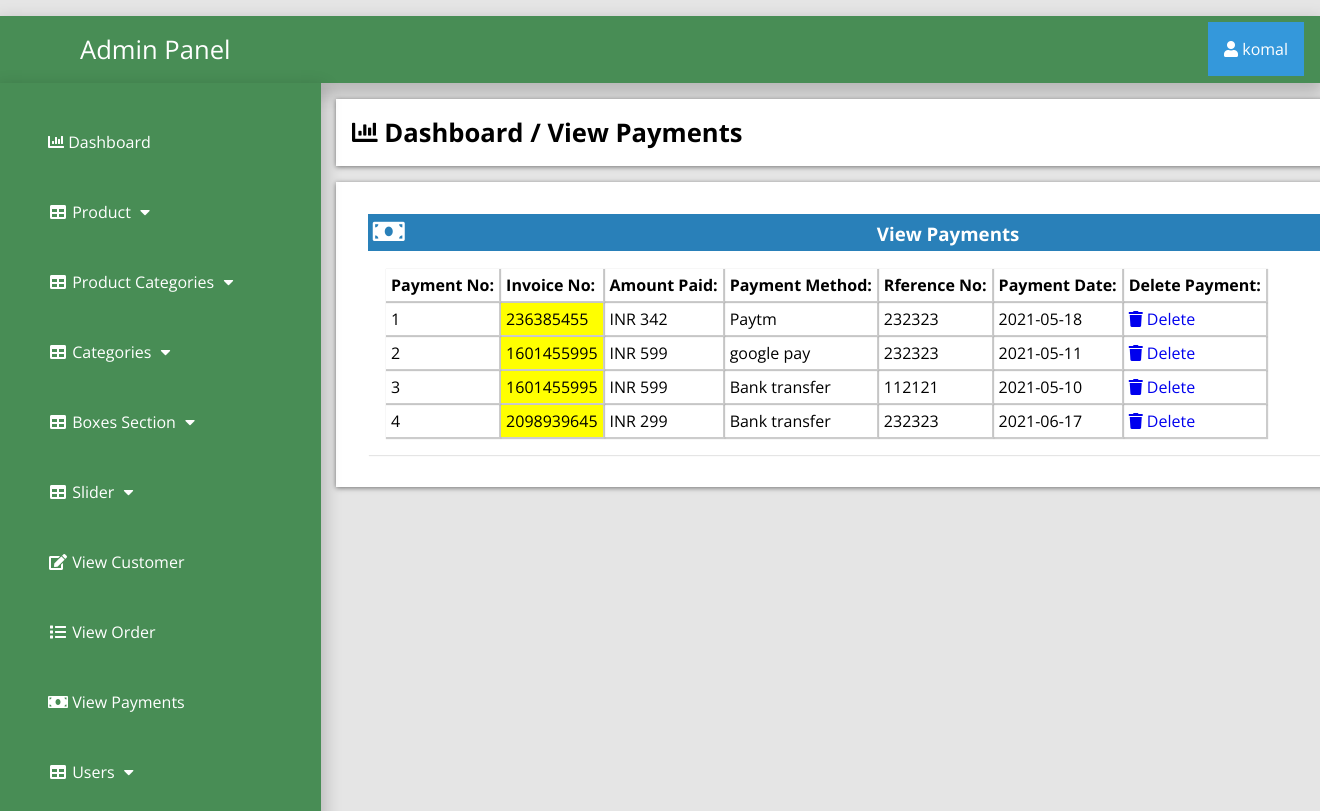
The page /admin_area/index.php?view_payments (signed in) on the database its author committed.
### tables this page shows
CREATE TABLE `payments` (
  `payment_id` int(100) NOT NULL,
  `invoice_id` int(100) NOT NULL,
  `amount` int(100) NOT NULL,
  `payment_mode` text NOT NULL,
  `ref_no` int(100) NOT NULL,
  `payment_date` text NOT NULL
);

### admin_area/view_payments.php (the view)
<?php
if (!isset($_SESSION['admin_email'])){
  echo "<script>window.open('login.php','_self')</script>";
  }else{
?>
<div class="row">
	<div class="col-lg-12">
		<div class="breadcrump">
			<li class="active">
				<i class="fa fa-bar-chart"></i>
				Dashboard / View Payments
			</li>
		</div>
	</div>
</div>
<div class="row">
	<div class="col-lg-12">
		<div class="panel panel-default">
			<div class="panel-heading">
				<h3 class="panel-title">
					<i class="fa fa-money fa-fw"></i>
					View Payments
				</h3>
			</div>
			<div class="panel-body">
                <div class="table-responsive">
                    <table class="table table-bordered table-hover table-striped">
                        <thead>
                            <tr>
                                <th>Payment No: </th>
                                <th>Invoice No: </th>
                                <th>Amount Paid: </th>
                                <th>Payment Method: </th>
                                <th>Rference No: </th>
                                <th>Payment Date: </th>
                                <th>Delete Payment: </th>
                            </tr>
                        </thead>
                        <tbody>
                            <?php
                            $i=0;
                            $get_payments="select * from payments";
                            $run_payments=mysqli_query($con,$get_payments);
                            while ($row_payments=mysqli_fetch_array($run_payments)) {
                                $payment_id=$row_payments['payment_id'];
                                $invoice_id=$row_payments['invoice_id'];
                                $amount=$row_payments['amount'];
                                $payment_mode=$row_payments['payment_mode'];
                                $ref_no=$row_payments['ref_no'];
                                $payment_date=$row_payments['payment_date'];
                                $i++;
                                 ?>
                            <tr>
                                <td><?php echo $i; ?></td>
                                <td bgcolor="yellow"><?php echo $invoice_id; ?></td>
                                <td> INR <?php echo $amount; ?></td>
                                <td><?php echo $payment_mode; ?></td>
                                <td><?php echo $ref_no; ?></td>
                                <td><?php echo $payment_date; ?></td>
                                <td>
                                    <a href="index.php?payment_delete=<?php echo $payment_id; ?>"> <i class="fa fa-trash"></i> Delete </a>
                                </td>
                            </tr>
                        <?php } ?>
                        </tbody>
                    </table>
                </div>
            </div>
        </div>
    </div>
</div>
<?php } ?>

### admin_area/includes/sidebar.php (shortened to what this page needs)
<?php
if (!isset($_SESSION['admin_email'])){
  echo "<script>window.open('login.php','_self')</script>";
  }else{
?>
<nav class="navbar navbar-inverse navbar-fixed-top" >
	<div class="navbar-header">
		<a href="index.php?dashboard" class="navbar-brand"><span>Admin Panel</span></a>
	</div>
		<div class="dropdown">
		 <button onclick="myFunction()" class="dropbtn"><i class="fa fa-user"></i> <?php echo $admin_name; ?></a></button>
		</div>
	<div class="collapse navbar-collapse navbar-ex1-collapse">
	<ul class="nav navbar-nav side-nav">
  <li>
    <a href="index.php?dashboard"><i class="fa fa-bar-chart"></i> Dashboard</a>
  </li>
  <li class="button-dropdown" id="#products">
    <a href="#" class="dropdown-toggle" data-toggle="collapse" data-target="#products"><i class="fa fa-fw fa-table"></i> Product <i class="fa fa-fw fa-caret-down"></i></a>
  </li>
  <li class="button-dropdown" id="#products_cat">
    <a href="#" class="dropdown-toggle" data-toggle="collapse" data-target="#products_cat"><i class="fa fa-fw fa-table"></i> Product Categories <i class="fa fa-fw fa-caret-down"></i></a>
  </li>
  <li class="button-dropdown" id="#category">
    <a href="#" class="dropdown-toggle" data-toggle="collapse" data-target="#category"><i class="fa fa-fw fa-table"></i> Categories <i class="fa fa-fw fa-caret-down"></i></a>
  </li>
<li class="button-dropdown" >
  <a href="#" class="dropdown-toggle" data-toggle="collapse" data-target="#boxes">
    <i class="fa fa-fw fa-table"></i> Boxes Section <i class="fa fa-fw fa-caret-down"></i>
  </a>
</li>
  <li class="button-dropdown">
    <a href="#" class="dropdown-toggle" data-toggle="collapse" data-target="#slider"><i class="fa fa-fw fa-table"></i>  Slider <i class="fa fa-fw fa-caret-down"></i></a>
  </li>
  <li>
  	<a href="index.php?view_customer">
  		<i class="fa fa-fw fa-edit"></i> View Customer
  	</a>
  </li>
  <li>
  	<a href="index.php?view_order">
  		<i class="fa fa-fw fa-list"></i> View Order
  	</a>
  </li>
  <li>
  	<a href="index.php?view_payments">
  		<i class="fa fa-fw fa-money"></i> View Payments
  	</a>
  </li>
  <li class="button-dropdown">
    <a href="#" class="dropdown-toggle" data-toggle="collapse" data-target="#users"><i class="fa fa-fw fa-table"></i>  Users <i class="fa fa-fw fa-caret-down"></i></a>
  </li>
</ul>
</div>
</nav>
<?php } ?>

### admin_area/css/style.css (style rules this page uses)
:root { --blue: #2980b9; }
body { margin-top: ; }
* { font-family: "Open Sans", sans-serif; margin: 0; padding: 0; box-sizing: border-box; text-decoration: none; transition: all 0.2s cubic-bezier(0.37, 1.14, 0.26, 1.24); }
html { background-color: rgba(0, 0, 0, 0.1); }
.navbar-fixed-top { background: #488d55; padding: 1rem; margin-top: 1rem; box-shadow: 0px 8px 16px 4px rgba(0, 0, 0, 0.2); margin-left: ; margin-right: ; }
.navbar-fixed-top a span { margin-left: 4rem; }
.navbar-fixed-top .navbar-brand { font-size: 1.6rem; color: #ffffff; }
.dropbtn { background-color: #3498db; color: white; padding: 16px; font-size: 16px; border: none; cursor: pointer; }
.dropdown { position: relative; display: inline-block; float: right; margin-top: -2.8rem; }
.nav { position: absolute; top: 51px; margin-top: 32px; width: auto; height: 110%; border-radius: 0; display: block; background-color: #488d55; bottom: 0; overflow: hidden; padding-bottom: 40px; box-shadow: 0px 8px 16px 4px rgba(0, 0, 0, 0.2); margin-left: -1rem; }
.nav > li > a { width: 225px; display: block; color: #ffffff; margin: 3rem; }
.row { width: 81.2%; background-color: #ffffff; margin: auto; margin-left: 21rem; margin-top: 1rem; padding: 1rem; display: ; }
.panel { text-align: left; box-shadow: 1px 1px 1px 0px rgba(0.1, 0.1, 0.1, 0.1); margin: 1rem; background-color: #ffffff; padding: rem; }
.panel-heading .panel-title { background-color: #2980b9; color: #ffffff; padding: 0.3rem; }
.table-responsive .table-striped th { padding: 5px; box-shadow: 1px 1px 1px 1px rgba(0.1, 0.1, 0.1, 0.2); }
.table-responsive .table-striped tbody td { box-shadow: 1px 1px 1px 1px rgba(0.1, 0.1, 0.1, 0.2); padding: 5px; }
.breadcrump .active { font-weight: bold; font-size: 1.6rem; }
.row { list-style: none; box-shadow: 0 1px 5px rgba(0, 0, 0, 0.5); }
.row .fa-money { font-size: 1.6rem; width: 50%; text-align: left; }
.panel-body { display: flex; align-items: center; justify-content: left; padding: 1rem; flex-wrap: wrap; }

### rows shown on the page
payments: invoice "236385455", amount "342", payment_mode "Paytm", ref_no "232323", payment_date "2021-05-18"
payments: invoice "1601455995", amount "599", payment_mode "google pay", ref_no "232323", payment_date "2021-05-11"
payments: invoice "1601455995", amount "599", payment_mode "Bank transfer", ref_no "112121", payment_date "2021-05-10"
payments: invoice "2098939645", amount "299", payment_mode "Bank transfer", ref_no "232323", payment_date "2021-06-17"

### other values the page prints
$admin_name "komal"
